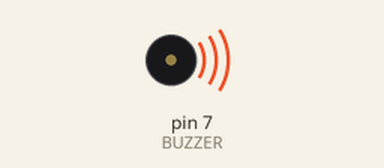
Recording of a sketch running on a simulated Arduino Uno, built with avr-gcc and run on an emulated ATmega328P. On the bench: buzzer (waves = sounding).

Above: at 0.2 s.
Timing chart, 0 to 5.8 s (numbered marks = the images above):
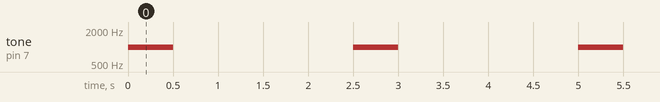

Measured:
- by itself, tone on pin 7 (BUZZER): alternates 1000 Hz for 0.50 s and silent for 2.0 s

The sketch:

buzzer_with_tone_without_duration.ino
```cpp
// (licence header left out)
int BUZZER=7; // connect buzzer at pin 7

void setup() {

pinMode(BUZZER, OUTPUT); // set BUZZER as output

}

void loop() {

 tone(BUZZER, 1000); //generate 1KHz sound signal

   delay(500); //delay

   noTone(BUZZER); //stops sound

  delay(2000); //delay
}
```
